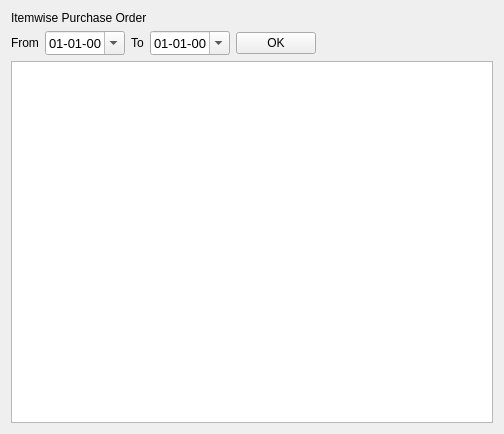
<?xml version="1.0" encoding="UTF-8"?>
<ui version="4.0">
 <class>ItemwisePurchaseOrderReport</class>
 <widget class="QWidget" name="ItemwisePurchaseOrderReport">
  <property name="geometry">
   <rect>
    <x>0</x>
    <y>0</y>
    <width>504</width>
    <height>434</height>
   </rect>
  </property>
  <property name="windowTitle">
   <string>Form</string>
  </property>
  <layout class="QVBoxLayout" name="verticalLayout">
   <item>
    <widget class="QLabel" name="label_3">
     <property name="text">
      <string>Itemwise Purchase Order</string>
     </property>
    </widget>
   </item>
   <item>
    <layout class="QHBoxLayout" name="horizontalLayout">
     <item>
      <widget class="QLabel" name="label">
       <property name="text">
        <string>From</string>
       </property>
      </widget>
     </item>
     <item>
      <widget class="QDateEdit" name="fromDate">
       <property name="minimumSize">
        <size>
         <width>80</width>
         <height>0</height>
        </size>
       </property>
       <property name="font">
        <font>
         <pointsize>10</pointsize>
        </font>
       </property>
       <property name="displayFormat">
        <string>dd-MM-yy</string>
       </property>
       <property name="calendarPopup">
        <bool>true</bool>
       </property>
      </widget>
     </item>
     <item>
      <widget class="QLabel" name="label_2">
       <property name="text">
        <string>To</string>
       </property>
      </widget>
     </item>
     <item>
      <widget class="QDateEdit" name="toDate">
       <property name="minimumSize">
        <size>
         <width>80</width>
         <height>0</height>
        </size>
       </property>
       <property name="font">
        <font>
         <pointsize>10</pointsize>
        </font>
       </property>
       <property name="displayFormat">
        <string>dd-MM-yy</string>
       </property>
       <property name="calendarPopup">
        <bool>true</bool>
       </property>
      </widget>
     </item>
     <item>
      <widget class="QPushButton" name="okButton">
       <property name="text">
        <string>OK</string>
       </property>
      </widget>
     </item>
     <item>
      <spacer name="horizontalSpacer">
       <property name="orientation">
        <enum>Qt::Horizontal</enum>
       </property>
       <property name="sizeHint" stdset="0">
        <size>
         <width>40</width>
         <height>20</height>
        </size>
       </property>
      </spacer>
     </item>
    </layout>
   </item>
   <item>
    <widget class="QTableView" name="tableView"/>
   </item>
  </layout>
 </widget>
 <resources/>
 <connections/>
</ui>
